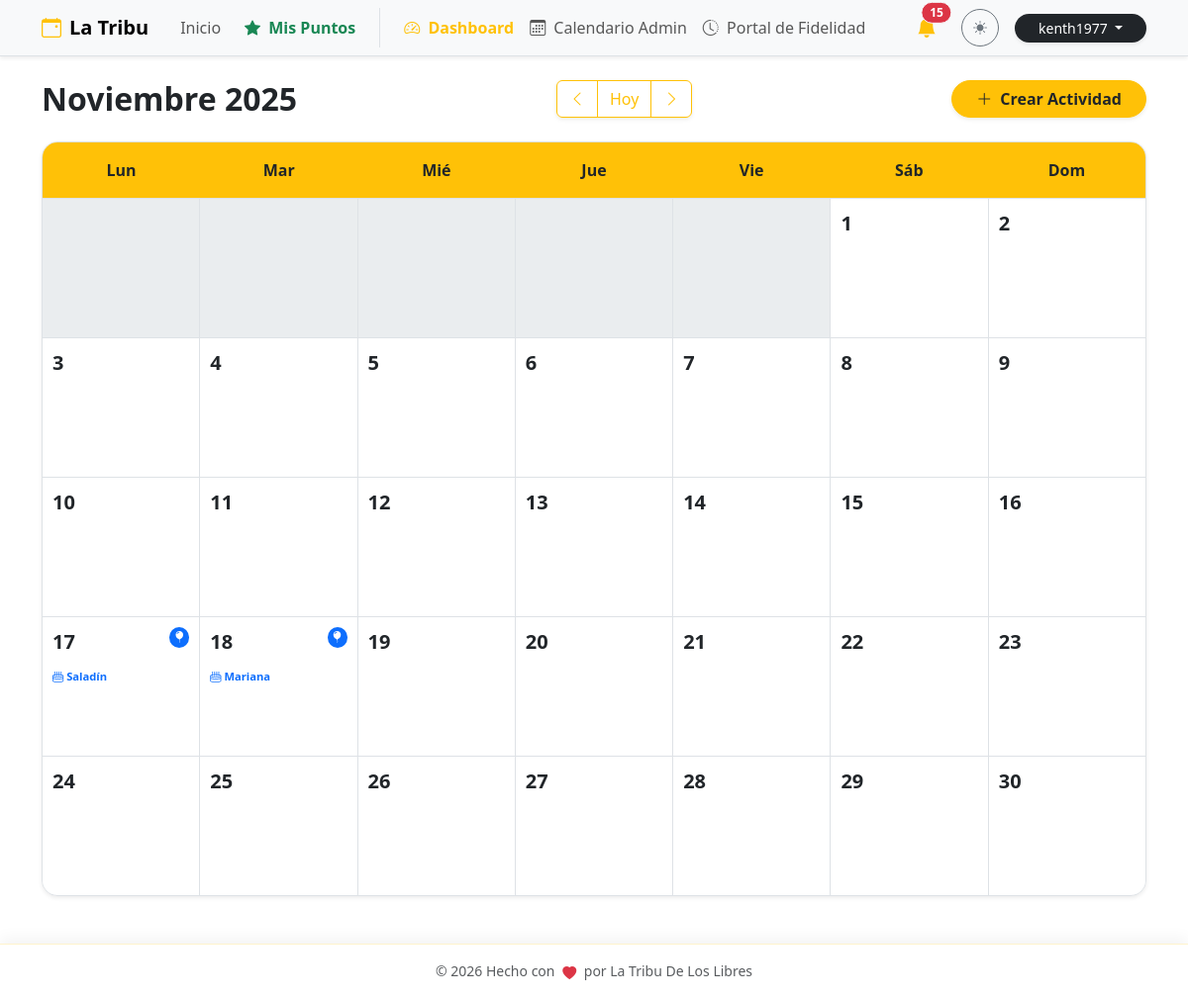
/admin/calendar?year=2025&month=11 (signed in), run on the app's committed database.
### db.py (models this page shows, shortened)
class User(db.Model, UserMixin):
    __tablename__ = 'user'
    id = db.Column(db.Integer, primary_key=True)
    email = db.Column(db.String(120), unique=True, nullable=False)
    password = db.Column(db.String(200), nullable=False)
    is_superuser = db.Column(db.Boolean, default=False)

class Member(db.Model):
    __tablename__ = 'member'
    id = db.Column(db.Integer, primary_key=True)
    pin = db.Column(db.String(6), unique=True, nullable=False)
    nombre = db.Column(db.String(100), nullable=False)
    apellido1 = db.Column(db.String(100), nullable=False)
    apellido2 = db.Column(db.String(100))
    telefono = db.Column(db.String(20))
    birth_date = db.Column(db.Date)
    puntos_totales = db.Column(db.Integer, default=0)
    debt_pending = db.Column(db.Boolean, default=False)
    ultimo_regalo_bday = db.Column(db.Integer, default=0) # Año del último bono acreditado
    bookings = db.relationship('Booking', backref='member', lazy=True)
    logs = db.relationship('PointLog', backref='member', lazy=True)

### logistica.py (the view)
@calendar_bp.route('/admin/calendar')
@login_required
def view():
    cr_today_dt = datetime.now(timezone.utc).replace(tzinfo=None) - timedelta(hours=6)
    year = request.args.get('year', cr_today_dt.year, type=int)
    month = request.args.get('month', cr_today_dt.month, type=int)
    if month > 12: month = 1; year += 1
    elif month < 1: month = 12; year -= 1
    cal = calendar.Calendar(firstweekday=0)
    weeks = cal.monthdayscalendar(year, month)
    events = Event.query.all()
    monthly_birthdays = Member.query.filter(extract('month', Member.birth_date) == month).all()
    return render_template('calendar.html',
                           weeks=weeks, year=year, month=month,
                           month_name=MESES_ES[month],
                           events=events,
                           monthly_birthdays=monthly_birthdays)

### app.py (called while the page is built)
@login_manager.user_loader
def load_user(user_id):
    try:
        return db.session.get(User, int(user_id))
    except (TypeError, ValueError, Exception):
        return None

@app.before_request
def force_https():
    if request.headers.get('X-Forwarded-Proto') == 'http':
        url = request.url.replace('http://', 'https://', 1)
        return redirect(url, code=301)

### rutas.py (called while the page is built)
def get_config(key, default_val=""):
    try:
        conf = SystemConfig.query.filter_by(key=key).first()
        return conf.value if conf else default_val
    except:
        return default_val

### templates/calendar.html (shortened to what this page needs)
{% extends "base.html" %}
{% block content %}
<div class="d-flex flex-column flex-md-row justify-content-between align-items-center mb-4 gap-3 animate__animated animate__fadeIn">
    <h2 class="mb-0 fw-bold">{{ month_name }} {{ year }}</h2>
    <div class="btn-group shadow-sm">
        <a href="{{ url_for('calendar_view.view', year=year, month=month-1) }}" class="btn btn-outline-warning">
            <i class="bi bi-chevron-left"></i>
        </a>
        <a href="{{ url_for('calendar_view.view') }}" class="btn btn-outline-warning">Hoy</a>
        <a href="{{ url_for('calendar_view.view', year=year, month=month+1) }}" class="btn btn-outline-warning">
            <i class="bi bi-chevron-right"></i>
        </a>
    </div>
    <button class="btn btn-warning fw-bold shadow-sm text-dark px-4 rounded-pill" data-bs-toggle="modal" data-bs-target="#addEventModal">
        <i class="bi bi-plus-lg me-2"></i>Crear Actividad
    </button>
</div>
<div class="calendar-wrapper shadow-sm rounded-4 overflow-hidden border bg-white">
    <div class="calendar-header-grid bg-warning text-dark py-3 fw-bold border-bottom text-center">
        <div>Lun</div>
        <div>Mar</div>
        <div>Mié</div>
        <div>Jue</div>
        <div>Vie</div>
        <div>Sáb</div>
        <div>Dom</div>
    </div>
    <div class="calendar-days-grid">
        {% for week in weeks %}
            {% for day in week %}
                <div class="calendar-cell {% if day == 0 %}empty bg-light bg-opacity-50{% else %}clickable-cell{% endif %}"
                     {% if day != 0 %}onclick="if(!event.target.closest('.event-actions') && !event.target.closest('.modal')) openAddModal({{ day }})"{% endif %}>
                    {% if day != 0 %}
                        <div class="d-flex justify-content-between align-items-start mb-2">
                            <span class="day-number fw-bold fs-5">{{ day }}</span>
                            {% set day_birthdays = [] %}
                            {% for mb in monthly_birthdays %}
                                {% if mb.birth_date.day == day %}
                                    {% set _ = day_birthdays.append(mb) %}
                                {% endif %}
                            {% endfor %}
                            {% if day_birthdays %}
                                <span class="badge bg-primary rounded-circle p-1" title="Cumpleaños: {{ day_birthdays|length }}">
                                    <i class="bi bi-balloon-fill"></i>
                                </span>
                            {% endif %}
                        </div>
                        <div class="event-stack">
                            {% for bday_person in day_birthdays %}
                                <div class="x-small text-primary fw-bold mt-1">
                                    <i class="bi bi-cake2"></i> {{ bday_person.nombre }}
                                </div>
                            {% endfor %}
                        </div>
                    {% endif %}
                </div>
            {% endfor %}
        {% endfor %}
    </div>
</div>
{% endblock %}

### templates/base.html (shortened to what this page needs)
<!DOCTYPE html>
<html lang="es" data-bs-theme="light">
<head>
    <link href="https://cdn.jsdelivr.net/npm/bootstrap@5.3.2/dist/css/bootstrap.min.css" rel="stylesheet">
    <link rel="stylesheet" href="https://cdn.jsdelivr.net/npm/bootstrap-icons@1.11.1/font/bootstrap-icons.css">
    <link rel="stylesheet" href="https://cdnjs.cloudflare.com/ajax/libs/animate.css/4.1.1/animate.min.css"/>
</head>
<body>
    <nav class="navbar navbar-expand-lg bg-body-tertiary border-bottom sticky-top shadow-sm">
        <div class="container">
            <a class="navbar-brand fw-bold" href="{{ url_for('main.home') }}">
                <i class="bi bi-calendar-event me-2 text-warning"></i>La Tribu
            </a>
            <div class="collapse navbar-collapse" id="navbarNav">
                <ul class="navbar-nav me-auto align-items-center">
                    <li class="nav-item">
                        <a class="nav-link px-3" href="{{ url_for('main.home') }}">Inicio</a>
                    </li>
                    <li class="nav-item">
                        <button class="nav-link btn btn-link text-decoration-none fw-bold text-success border-0 bg-transparent" data-bs-toggle="modal" data-bs-target="#pointsModal">
                            <i class="bi bi-star-fill me-1"></i> Mis Puntos
                        </button>
                    </li>
                    {% if current_user.is_authenticated and current_user.is_superuser %}
                    <li class="nav-item ms-lg-3 border-start ps-lg-3">
                        <a class="nav-link fw-bold text-warning" href="{{ url_for('main.dashboard') }}">
                            <i class="bi bi-speedometer2 me-1"></i> Dashboard
                        </a>
                    </li>
                    <li class="nav-item">
                        <a class="nav-link" href="{{ url_for('calendar_view.view') }}">
                            <i class="bi bi-calendar3 me-1"></i> Calendario Admin
                        </a>
                    </li>
                    <li class="nav-item">
                        <a class="nav-link" href="{{ url_for('puntos.historial_global') }}">
                            <i class="bi bi-clock-history me-1"></i> Portal de Fidelidad
                        </a>
                    </li>
                    {% endif %}
                </ul>
                <div class="d-flex align-items-center gap-3 mt-3 mt-lg-0">
                    {% if current_user.is_authenticated and current_user.is_superuser %}
                    <div class="dropdown">
                        <button class="btn btn-link position-relative text-dark p-0 me-2" type="button" data-bs-toggle="dropdown" aria-expanded="false">
                            <i class="bi bi-bell-fill fs-5 text-warning"></i>
                            {% if admin_unread_count > 0 %}
                            <span class="position-absolute top-0 start-100 translate-middle badge rounded-pill bg-danger border border-light animate__animated animate__pulse animate__infinite">
                                {{ admin_unread_count }}
                            </span>
                            {% endif %}
                        </button>
                    </div>
                    {% endif %}
                    <button class="btn btn-sm btn-outline-secondary rounded-circle" id="themeToggler" title="Cambiar tema" style="width: 38px; height: 38px; padding: 0;">
                        <i class="bi bi-sun-fill" id="themeIcon"></i>
                    </button>
                    {% if current_user.is_authenticated %}
                        <div class="dropdown">
                            <button class="btn btn-dark btn-sm rounded-pill px-4 dropdown-toggle shadow-sm border-0" type="button" data-bs-toggle="dropdown">
                                {{ current_user.email.split('@')[0] }}
                            </button>
                        </div>
                    {% else %}
                        <a href="{{ url_for('auth.login') }}" class="btn btn-warning btn-sm text-dark fw-bold rounded-pill px-4 shadow-sm border-0">
                            <i class="bi bi-lock-fill me-1"></i>Admin
                        </a>
                    {% endif %}
                </div>
            </div>
        </div>
    </nav>
    <main class="container py-4">
        {% block content %}{% endblock %}
    </main>
    <footer class="footer-sticky-blur py-3 text-center">
        <div class="container d-flex justify-content-center align-items-center gap-3">
            <span class="text-body-secondary fw-medium small">
                © 2026 Hecho con <i class="bi bi-heart-fill text-danger heart-beat mx-1"></i> por La Tribu De Los Libres
            </span>
        </div>
    </footer>
</body>
</html>

### templates/base.html (style rules this page uses)
.heart-beat { display: inline-block; animation: heartbeat 1.5s infinite; vertical-align: middle; }
.footer-sticky-blur { position: fixed; bottom: 0; width: 100%; z-index: 1030; backdrop-filter: blur(12px); -webkit-backdrop-filter: blur(12px); background-color: rgba(var(--bs-body-bg-rgb), 0.8) !important; border-top: 1px solid rgba(var(--bs-warning-rgb), 0.2); box-shadow: 0 -5px 15px rgba(0, 0, 0, 0.05); }
body { padding-bottom: 80px; min-height: 100vh; display: flex; flex-direction: column; transition: background-color 0.3s ease, color 0.3s ease; }
main { flex: 1; }
.nav-link, .btn { transition: all 0.2s ease-in-out; }

### templates/calendar.html (style rules this page uses)
.calendar-header-grid { display: grid; grid-template-columns: repeat(7, 1fr); text-align: center; background-color: #ffc107; }
.calendar-days-grid { display: grid; grid-template-columns: repeat(7, 1fr); background-color: #dee2e6; gap: 1px; }
.calendar-cell { min-height: 140px; background-color: #fff; padding: 10px; transition: background-color 0.2s ease; }
.day-number { color: #adb5bd; }
.clickable-cell .day-number { color: #212529; }
.event-stack { display: flex; flex-direction: column; gap: 4px; }
.x-small { font-size: 0.7rem; }

### data on the page
User: email "kenth1977"
Member: nombre "Saladín"
Member: nombre "Mariana"

### other printed values
{{ admin_unread_count }} "15"
{{ month_name }} "Noviembre"
{{ year }} "2025"
{{ day }} "1" "2" "3" "4" "5" "6" "7" "8" "9" "10" "11" "12" "13" "14" "15" "16" "17" "18" "19" "20" "21" "22" "23" "24" "25" "26" "27" "28" "29" "30"
